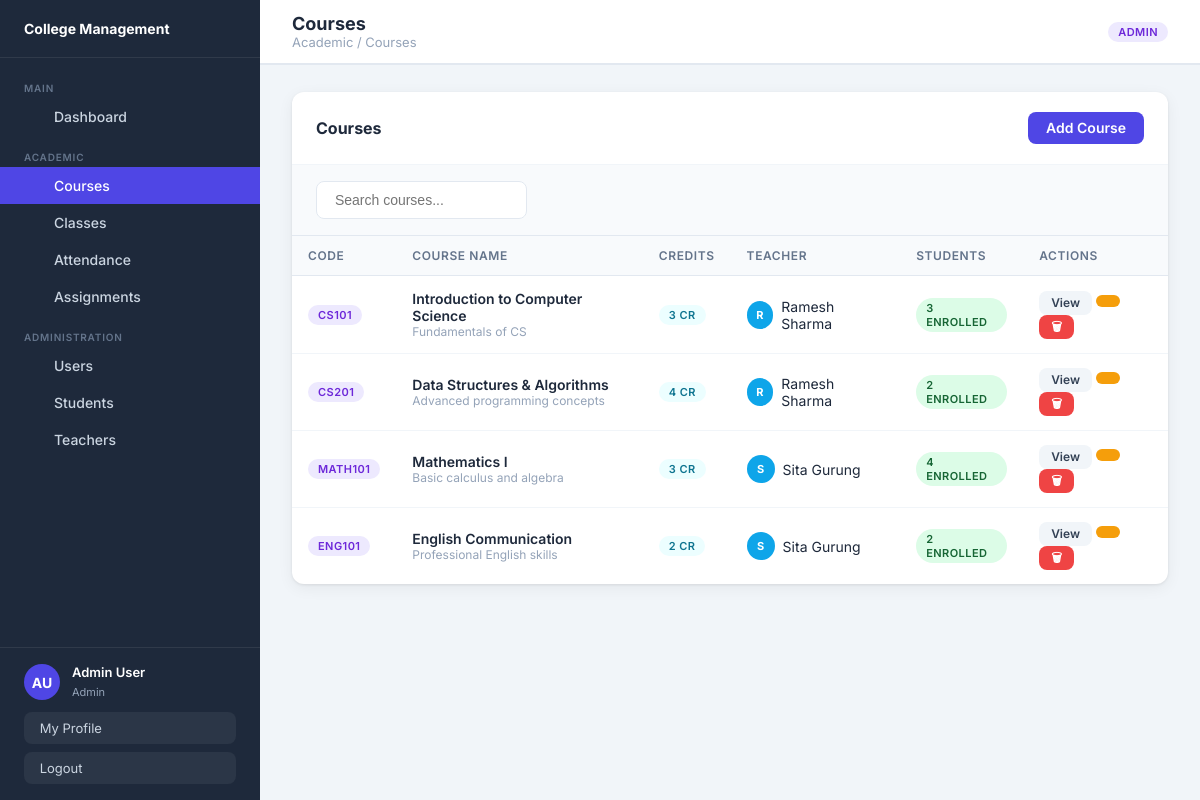
The app's page /courses/ (signed in) with its own data.
### users/models.py (models this page shows, shortened)
class CustomUser(AbstractUser):
    ROLE_CHOICES = [('admin','Admin'),('teacher','Teacher'),('student','Student')]
    role = models.CharField(max_length=10, choices=ROLE_CHOICES, default='student')
    phone = models.CharField(max_length=20, blank=True)
    address = models.TextField(blank=True)
    date_of_birth = models.DateField(null=True, blank=True)
    @property
    def is_admin(self): return self.role == 'admin'

### courses/models.py (models this page shows, shortened)
class Course(models.Model):
    name = models.CharField(max_length=200)
    code = models.CharField(max_length=20, unique=True)
    description = models.TextField(blank=True)
    credits = models.PositiveIntegerField(default=3)
    teacher = models.ForeignKey(CustomUser, on_delete=models.SET_NULL, null=True, blank=True,
        related_name='teaching_courses', limit_choices_to={'role': 'teacher'})
    students = models.ManyToManyField(CustomUser, blank=True,
        related_name='enrolled_courses', limit_choices_to={'role': 'student'})
    created_at = models.DateTimeField(auto_now_add=True)

### courses/views.py (the view)
# urls.py: path('', views.course_list, name='course_list'),
@login_required
def course_list(request):
    u = request.user
    if u.is_admin:
        courses = Course.objects.select_related('teacher').prefetch_related('students')
    elif u.is_teacher:
        courses = Course.objects.filter(teacher=u)
    else:
        courses = u.enrolled_courses.select_related('teacher')
    return render(request, 'courses/course_list.html', {'courses': courses})

### courses/templates/courses/course_list.html (shortened to what this page needs)
{% extends 'base.html' %}
{% block page_title %}Courses{% endblock %}
{% block breadcrumb %}Academic / Courses{% endblock %}
{% block content %}
<div class="card">
  <div class="card-header">
    <h3 class="card-title"> Courses</h3>
    {% if user.is_admin %}<a href="{% url 'create_course' %}" class="btn btn-primary"> Add Course</a>{% endif %}
  </div>
  <div class="filter-bar">
    <input type="text" id="table-search" placeholder=" Search courses..."/>
  </div>
  {% if courses %}
  <div class="table-wrapper">
    <table>
      <thead>
        <tr><th>Code</th><th>Course Name</th><th>Credits</th><th>Teacher</th><th>Students</th><th>Actions</th></tr>
      </thead>
      <tbody>
        {% for c in courses %}
        <tr>
          <td><span class="badge badge-primary">{{ c.code }}</span></td>
          <td>
            <div style="font-weight:600;">{{ c.name }}</div>
            {% if c.description %}<div style="font-size:12px;color:var(--gray-400);">{{ c.description|truncatechars:50 }}</div>{% endif %}
          </td>
          <td><span class="badge badge-info">{{ c.credits }} cr</span></td>
          <td>
            {% if c.teacher %}
              <div style="display:flex;align-items:center;gap:8px;">
                <div style="width:28px;height:28px;border-radius:50%;background:var(--secondary);display:flex;align-items:center;justify-content:center;color:#fff;font-size:11px;font-weight:700;">
                  {{ c.teacher.first_name|first|upper }}
                </div>
                {{ c.teacher.get_full_name|default:c.teacher.username }}
              </div>
            {% else %}<span style="color:var(--gray-300);">Unassigned</span>{% endif %}
          </td>
          <td><span class="badge badge-student">{{ c.students.count }} enrolled</span></td>
          <td>
            <a href="{% url 'course_detail' c.pk %}" class="btn btn-sm btn-secondary"> View</a>
            {% if user.is_admin %}
            <a href="{% url 'edit_course' c.pk %}" class="btn btn-sm btn-warning"></a>
            <a href="{% url 'delete_course' c.pk %}" class="btn btn-sm btn-danger" data-confirm="Delete course '{{ c.name }}'?">🗑</a>
            {% endif %}
          </td>
        </tr>
        {% endfor %}
      </tbody>
    </table>
  </div>
  {% else %}
  <div class="empty-state">
    <div class="empty-icon"></div>
    <p>No courses found</p>
    {% if user.is_admin %}<div class="empty-sub"><a href="{% url 'create_course' %}" class="btn btn-primary" style="margin-top:12px;">➕ Add First Course</a></div>{% endif %}
  </div>
  {% endif %}
</div>
{% endblock %}

### templates/base.html (shortened to what this page needs)
{% load static %}
<!DOCTYPE html>
<html lang="en">
<head>
<link rel="stylesheet" href="{% static 'css/main.css' %}"/>
</head>
<body>
<div class="layout">
  <aside class="sidebar">
    <div class="sidebar-brand">
      <div class="brand-text">
        <h2> College Management</h2>
      </div>
    </div>
    <nav class="sidebar-nav">
      <div class="nav-section">
        <div class="nav-section-title">Main</div>
        <a href="{% url 'dashboard' %}" class="nav-item"> Dashboard</a>
      </div>
      <div class="nav-section">
        <div class="nav-section-title">Academic</div>
        <a href="{% url 'course_list' %}" class="nav-item"> Courses</a>
        <a href="{% url 'class_list' %}" class="nav-item"> Classes</a>
        <a href="{% url 'attendance_list' %}" class="nav-item"> Attendance</a>
        <a href="{% url 'assignment_list' %}" class="nav-item"> Assignments</a>
      </div>
      {% if user.is_admin %}
      <div class="nav-section">
        <div class="nav-section-title">Administration</div>
        <a href="{% url 'user_list' %}" class="nav-item"> Users</a>
        <a href="{% url 'user_list' %}?role=student" class="nav-item"> Students</a>
        <a href="{% url 'user_list' %}?role=teacher" class="nav-item"> Teachers</a>
      </div>
      {% endif %}
    </nav>
    <div class="sidebar-footer">
      <div class="sidebar-user">
        <div class="avatar">{{ user.first_name|first|upper }}{{ user.last_name|first|upper }}</div>
        <div class="user-info">
          <p>{{ user.get_full_name|default:user.username }}</p>
          <span>{{ user.role|capfirst }}</span>
        </div>
      </div>
      <a href="{% url 'profile' %}" class="btn-logout" style="margin-bottom:8px;"> &nbsp;My Profile</a>
      <a href="{% url 'logout' %}" class="btn-logout"> &nbsp;Logout</a>
    </div>
  </aside>
  <div class="main-content">
    <header class="topbar">
      <div class="topbar-left">
        <div>
          <div class="page-title">{% block page_title %}Dashboard{% endblock %}</div>
          <div class="breadcrumb">{% block breadcrumb %}Home{% endblock %}</div>
        </div>
      </div>
      <div class="topbar-right">
        <span class="badge badge-{{ user.role }}">{{ user.role|capfirst }}</span>
      </div>
    </header>
    <main class="page-body">
      {% block content %}{% endblock %}
    </main>
  </div>
</div>
</body>
</html>

### records on screen
CustomUser: first_name|first "A", last_name|first "U", get_full_name "Admin User", role "Admin", role "ADMIN"
Course: code "CS101", name "Introduction to Computer Science", description "Fundamentals of CS", credits "3", teacher.first_name|first "R", teacher.get_full_name "Ramesh Sharma", students.count "3"
Course: code "CS201", name "Data Structures & Algorithms", description "Advanced programming concepts", credits "4", teacher.first_name|first "R", teacher.get_full_name "Ramesh Sharma", students.count "2"
Course: code "MATH101", name "Mathematics I", description "Basic calculus and algebra", credits "3", teacher.first_name|first "S", teacher.get_full_name "Sita Gurung", students.count "4"
Course: code "ENG101", name "English Communication", description "Professional English skills", credits "2", teacher.first_name|first "S", teacher.get_full_name "Sita Gurung", students.count "2"
